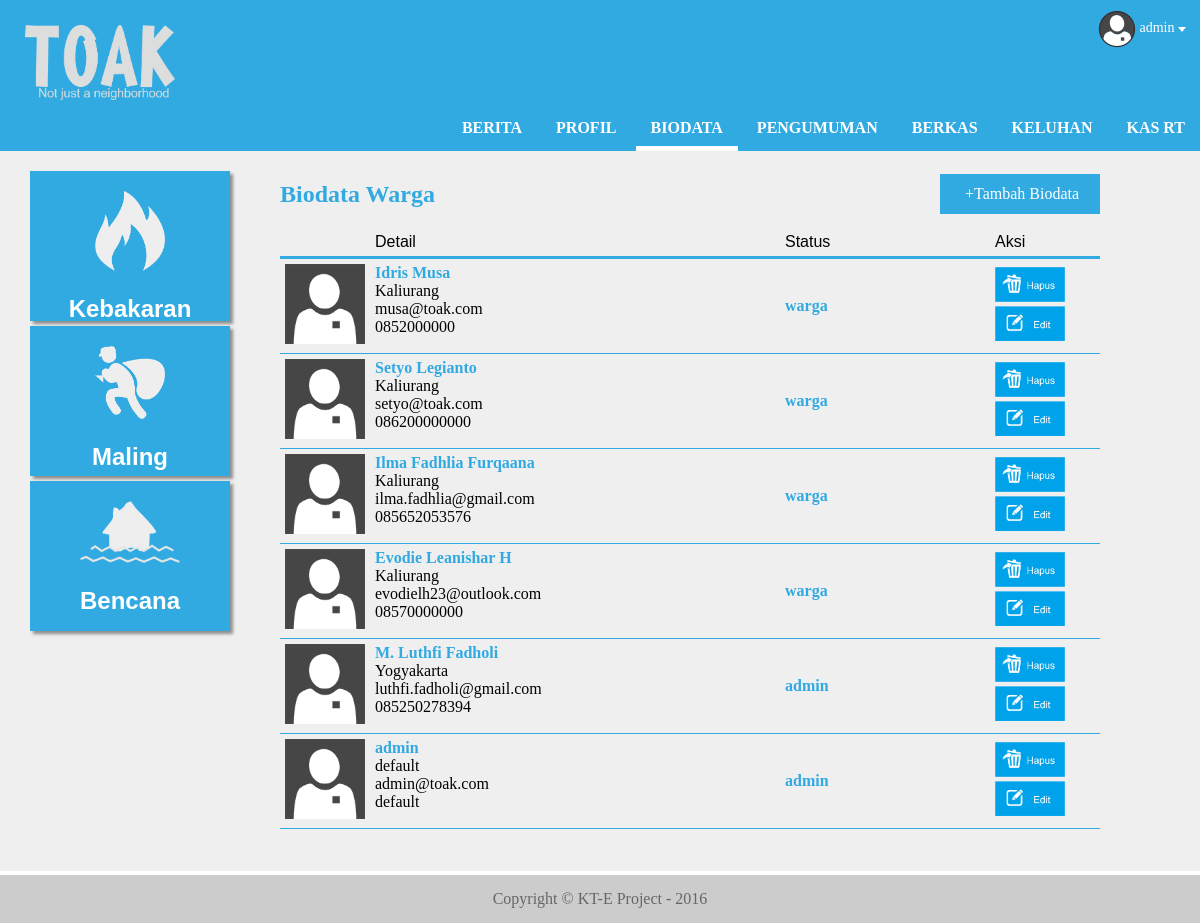
/user/admin/admin_biodata.php (signed in), run on the app's committed database.
### tables this page shows
CREATE TABLE `biodata` (
  `id` int(11) NOT NULL,
  `nama` varchar(50) DEFAULT NULL,
  `alamat` varchar(70) DEFAULT NULL,
  `email` varchar(30) DEFAULT NULL,
  `telepon` varchar(20) DEFAULT NULL,
  `status` varchar(15) DEFAULT NULL,
  `foto` text NOT NULL,
  `username` varchar(15) NOT NULL,
  `password` varchar(15) NOT NULL
);

### user/admin/admin_biodata.php (the view, shortened to what this page needs)
<!DOCTYPE html>
<html>
<head>
	<link rel="stylesheet" type="text/css" href="../../assets/css/style.css">
	<link rel="stylesheet" type="text/css" href="../../assets/css/main.css">
</head>
<body>
		<header id="header-top">
			<img src="../../assets/img/logorpl.png" style="float:left; width: 150px; margin: 20px">
			<ul id="simple" style="float:right">
				<li>
					<div id="dropdown-account">
						<div class="account">
							<img src="../../assets/images/account.png" alt="Account"/>
							<?php echo $_SESSION['nama_user']; ?>
							<img src="../../assets/images/arrow.png" alt="Dropdown"/>
						</div>
					</div>
				</li>
			</ul>
		</header>
		<nav>
			<ul>
				<li><a href="admin_berita.php">Berita</a></li>
				<li><a href="admin_profil.php">Profil</a></li>
				<li><a class="active" href="admin_biodata.php">Biodata</a></li>
				<li><a href="admin_pengumuman.php">Pengumuman</a></li>
				<li><a href="admin_berkas.php">Berkas</a></li>
				<li><a href="admin_keluhan.php">Keluhan</a></li>
				<li><a href="admin_kas.php">Kas RT</a></li>
			</ul>
		</nav>
		<section>
			<aside>
				<div id="tombolAlert">
					<div id="tombol">
						<a href=""><center>
							<img src="../../assets/img/api.png" style="width:70px;">
							<h2 style="color: white; padding-bottom: 50px;">Kebakaran</h2>
						</center></a>
					</div>
					<div id="tombol1">
						<center>
							<img src="../../assets/img/maling.png" style="width:70px;">
							<h2 style="color: white; padding-bottom: 50px;">Maling</h2>
						</center>
					</div>
					<div id="tombol2">
						<center>
							<img src="../../assets/img/bencana.png" style="width:100px;">
							<h2 style="color: white; padding-bottom: 50px;">Bencana</h2>
						</center>
					</div>
				</div>
			</aside>
			<div id="berkas">
				<div class="bhead">
					<div>
						<h1 style="color: #31a9e1; width:660px; float:left;font-family:Calibri">Biodata Warga</h1>
					</div>
					<div>
						<div class="kotak-tambah hover">
							<a href="../tambah_biodata.php"><p style="clear:both;margin:6px 0px 0px 20px;">+Tambah Biodata</p></a>
						</div>
					</div>
				</div>
				<table class="jos_tabel_biodata">
					<thead>
						<tr>
							<td></td>
							<td>Detail</td>
							<td>Status</td>
							<td>Aksi</td>
						</tr>
					</thead>
					<tbody>
						<?php
							$query = "SELECT * FROM biodata ORDER BY id DESC";
							$hasil = mysql_query($query);
							while ($row = mysql_fetch_array($hasil)){
								$id = $row['id'];
								$nama = $row['nama'];
								$alamat = $row['alamat'];
								$email = $row['email'];
								$telepon = $row['telepon'];
								$status = $row['status'];
								echo "<tr style='font-family:Calibri'>";
									echo "<td><img src='../../assets/img/akun.png' style='width:80px'></td>";
									echo "<td valign='top'>";
										echo "<div style='font-weight:bold;color:#31a9e1'><a href='admin_detail_biodata.php?id=$id'>$nama</a></div>";
										echo "$alamat<br>";
										echo "$email<br>";
										echo "$telepon<br>";
									echo "</td>";
									echo "<td style='font-weight:bold;color:#31a9e1'>$status</td>";
									echo "<td><a href='../../proses/proses_hapus_biodata.php?id=".$row['id']."'><img src='../../assets/img/icon-hapus.png' style='width:70px;margin-right:10px;'></a>
										<a href='../edit_biodata.php?id=".$row['id']."'><img src='../../assets/img/icon-edit.png' style='width:70px;margin-right:15px'></a></td>";
								echo "</tr>";
							}
						?>
					</tbody>
				</table>
			</div>
		</section>
		<footer>
			Copyright &copy KT-E Project - 2016
		</footer>
</body>
</html>

### assets/css/style.css (style rules this page uses)
body { background-image: url("../img/background.jpg"), 0.6; margin: 0; padding: 0; }
.jos_tabel_biodata { border-collapse: collapse; }
.jos_tabel_biodata tr td { margin-top: 200px; padding:5px 5px; }
.jos_tabel_biodata tbody tr td:nth-child(1) { width:20px; }
.jos_tabel_biodata tbody tr td:nth-child(2) { width: 100px; overflow: hidden; word-break: break-all; }
.jos_tabel_biodata tbody tr { border-bottom:1px solid #31a9e1; }
.jos_tabel_biodata thead tr { border-bottom:3px solid #31a9e1; }
.jos_tabel_biodata thead tr td:nth-child(1) { width:20px; }
.jos_tabel_biodata thead tr td:nth-child(2) { width:400px; }
.jos_tabel_biodata thead tr td:nth-child(3) { width:200px; }
.jos_tabel_biodata tbody tr td:nth-child(4) { width:100px; }
a { text-decoration: none; color: navy; }
section { background-color: #efefef; width: 98.5%; height: 700px; display: inline-block; padding: 10px; }
table { border-bottom-color: #31a9e1; text-align: left; }
td>a { color: #31a9e1; }
thead { border-bottom: 1px; }
header { font-family: fontBebasNeue; width:99.25%; height:100px; text-align: center; padding: 5px; background-color: #31a9e1; color: white; }
#tombolAlert { float:left; }
#tombol { background-color: #31a9e1; width: 200px; height: 130px; margin: 0px 0px 0px 10px; padding-top: 20px; box-shadow: 3px 3px 3px #8e8e8e; cursor: pointer; }
#tombol1 { background-color: #31a9e1; width: 200px; height: 130px; margin: 5px 0px 0px 10px; padding-top: 20px; box-shadow: 3px 3px 3px #8e8e8e; cursor: pointer; }
#tombol2 { background-color: #31a9e1; width: 200px; height: 130px; margin: 5px 0px 0px 10px; padding-top: 20px; box-shadow: 3px 3px 3px #8e8e8e; cursor: pointer; }
#berkas { margin-top:0px; float:left; width: 900px; }
aside { width:250px; float:left; padding:10px; }
nav { font-family: fontCaviar; font-weight: bold; background-color: #31a9e1; width:100%; height:41px; color:#fff; }
nav ul { list-style: none; margin: 0; background-color: #31a9e1; float: right; }
nav li { line-height: 20px; text-decoration: none; text-transform: uppercase; display: inline; }
nav a { text-decoration: none; color: white; display: inline-block; padding: 8px 15px; transition: .5s background-color; font-family: Calibri; border-bottom: 5px solid transparent; }
nav:after { content: ' '; display: block; clear: both; }
nav a.active { font-weight: bold; cursor: default; border-bottom-color: #fff; }
footer { font-family: Calibri; text-align: center; clear: both; background: #ccc; padding: 15px 0; color: #666; }
ul { list-style-type: none; }
.bhead { display: table; }
.bhead div { display: table-cell; vertical-align: middle; }
.kotak-tambah { background-color: #31a9e1; width: 150px; height: 30px; padding: 5px; float:right; font-family:Calibri; color:white; text-decoration: bold; }

### assets/css/main.css (style rules this page uses)
a, a:visited, a:hover, a:active { text-decoration: none; color: inherit; }
div#dropdown-account { position: relative; font-size: 14px; color: #fff; }
div#dropdown-account > .account { text-align: center; cursor: pointer; padding: 5px 10px; -webkit-transition: 0.1s ease-in; -moz-transition: 0.1s ease-in; -o-transition: 0.1s ease-in; transition: 0.1s ease-in; }
div#dropdown-account > .account > img { vertical-align: middle; }

### user/admin/admin_biodata.php (style rules this page uses)
body { margin: 0; font-family: Arial; background-color: #fff; }
ul#simple { display: table; list-style: none; margin: 0 auto; padding: 0; }
ul#simple > li:last-child { margin-right: 0; }

### data on the page
biodata: nama "Idris Musa", alamat "Kaliurang", email "musa@toak.com", telepon "0852000000", status "warga"
biodata: nama "Setyo Legianto", alamat "Kaliurang", email "setyo@toak.com", telepon "086200000000", status "warga"
biodata: nama "Ilma Fadhlia Furqaana", alamat "Kaliurang", email "ilma.fadhlia@gmail.com", telepon "085652053576", status "warga"
biodata: nama "Evodie Leanishar H", alamat "Kaliurang", email "evodielh23@outlook.com", telepon "08570000000", status "warga"
biodata: nama "M. Luthfi Fadholi", alamat "Yogyakarta", email "luthfi.fadholi@gmail.com", telepon "085250278394", status "admin"
biodata: nama "admin", alamat "default", email "admin@toak.com", telepon "default", status "admin"

### other printed values
$_SESSION['nama_user'] "admin"
